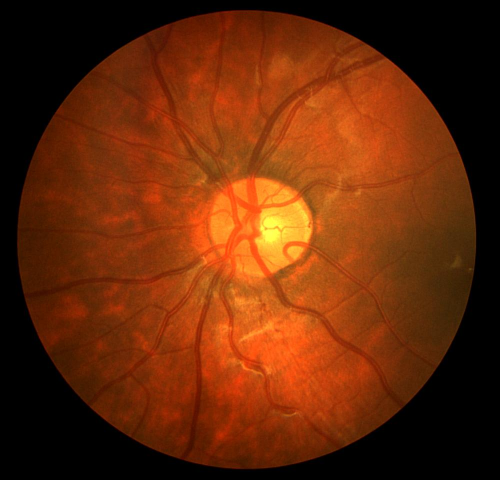
#> input picture Images/Image_01L.jpg, 999 x 960 px (shown at 1/2 size)
$ python filtr.py
#> lines starting #> are read from the running program, lines starting #| are printed output that depends on the picture; after the words box and inside, x2 and y2 are one past the last pixel; in counts of white or black regions, pixels touching at a corner belong together; long printed decimals are rounded
import cv2
import numpy as np
import matplotlib.pyplot as plt
from skimage.filters import frangi
from skimage.io import imread
from skimage import exposure
from sklearn.metrics import confusion_matrix, accuracy_score

# Definiowanie list do przechowywania wyników
accuracies = []
sensitivities = []
specificities = []

#for i in range(1,40):
    #for j in range(1,30):
# Wczytanie obrazu
image = imread('Images/Image_01L.jpg', as_gray=True)
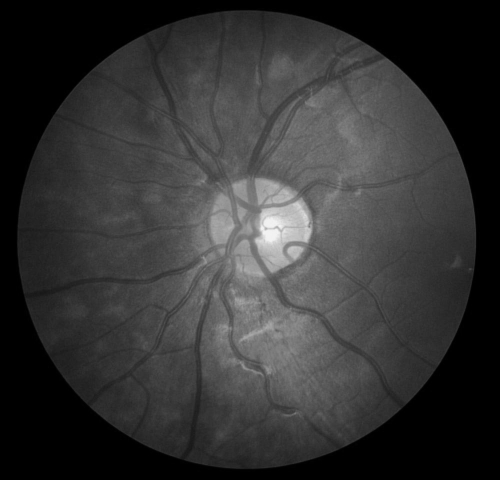
#> image: shape (960, 999) float64 (shown at 1/2 size); min 0, max 0.954, mean 0.203
reference_image = imread('Images/Image_01L_1stHO.png', as_gray=True)
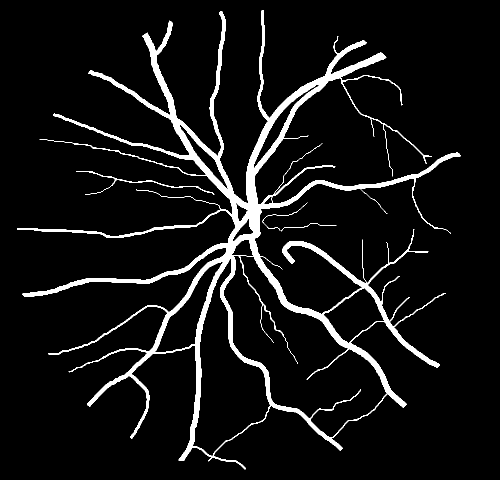
#> input picture Images/Image_01L_1stHO.png, 999 x 960 px (shown at 1/2 size)
#> reference_image: shape (960, 999) bool; 7% white; 4 white regions, box (x1, y1, x2, y2) and area: (34, 21, 922, 939) 65977, (153, 342, 429, 390) 648, (525, 405, 615, 462) 142, (562, 446, 673, 463) 118

# Rozmycie Gaussowskie
image = cv2.GaussianBlur(image, (5, 5), 0)

# Korekcja gamma
gamma_corrected = exposure.adjust_gamma(image, 3.9)
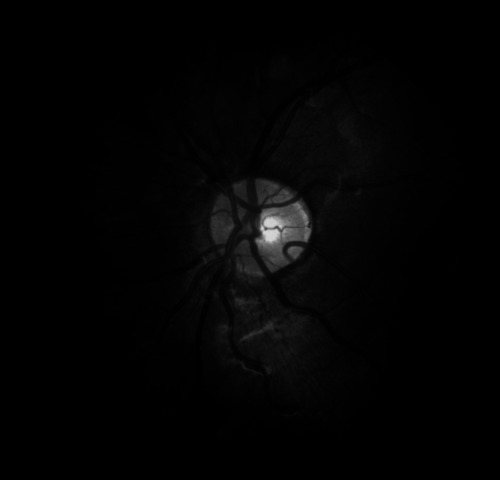
#> gamma_corrected: shape (960, 999) float64 (shown at 1/2 size); min 0, max 0.828, mean 0.0142

# Równoważenie histogramu
hist_equalized = exposure.equalize_hist(gamma_corrected)
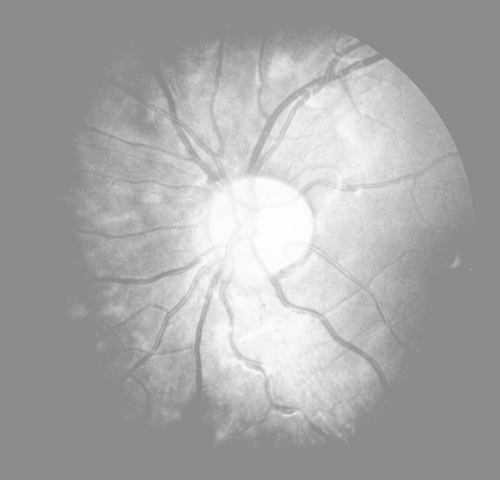
#> hist_equalized: shape (960, 999) float64 (shown at 1/2 size); min 0.549, max 1, mean 0.664

# Zastosowanie filtru Frangi’ego
filtered_image = frangi(hist_equalized)
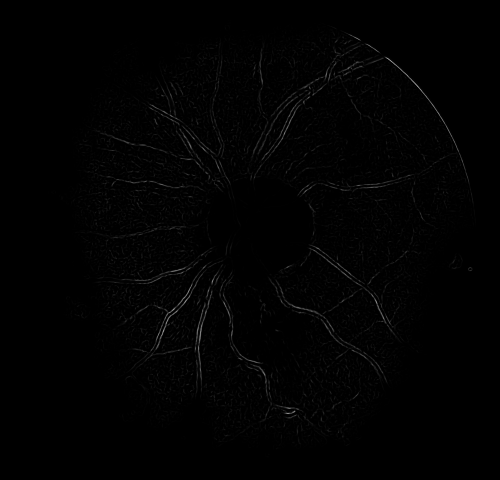
#> filtered_image: shape (960, 999) float64 (shown at 1/2 size); min 0, max 0.76, mean 0.00756

# Końcowa obróbka obrazu
kernel = np.ones((5,5),np.uint8)
opening = cv2.morphologyEx(filtered_image, cv2.MORPH_OPEN, kernel)
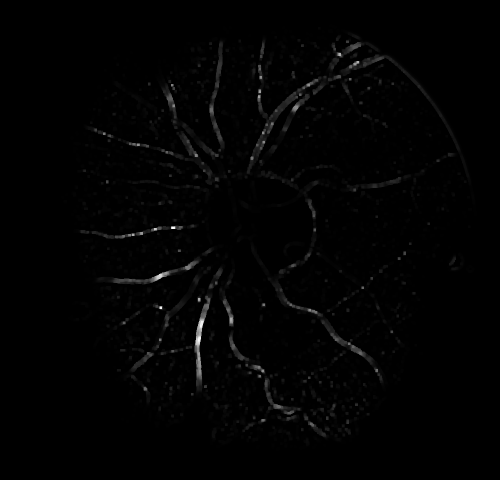
#> opening: shape (960, 999) float64 (shown at 1/2 size); min 0, max 0.0421, mean 0.000434; drawn with min black and max white
closing = cv2.morphologyEx(opening, cv2.MORPH_CLOSE, kernel)

threshold_value = 0.0015
_, binary_image = cv2.threshold(closing, threshold_value, 1, cv2.THRESH_BINARY)
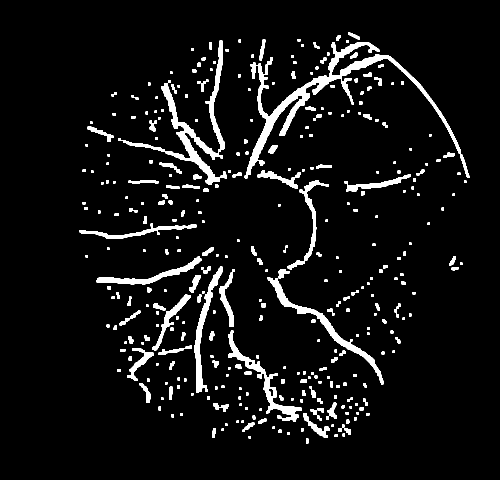
#> binary_image: shape (960, 999) float64 (shown at 1/2 size); values 0 (black) and 1 (white), 6.3% white; 340 white regions, largest, box (x1, y1, x2, y2) and area: (489, 84, 939, 357) 11725, (236, 81, 454, 370) 7100, (535, 554, 767, 769) 3622

tn, fp, fn, tp = confusion_matrix(reference_image.flatten(), binary_image.flatten()).ravel()
#> tn = 864138; fp = 28017; fn = 34866; tp = 32019

# Obliczanie miar
accuracy = accuracy_score(reference_image.flatten(), binary_image.flatten())
#> accuracy = 0.934
sensitivity = tp / (tp + fn)
#> sensitivity = 0.479
specificity = tn / (tn + fp)
#> specificity = 0.969

print(f"Accuracy: {accuracy}")
#| Accuracy: 0.9344
print(f"Sensitivity: {sensitivity}")
#| Sensitivity: 0.4787
print(f"Specificity: {specificity}")
#| Specificity: 0.9686
# Dodawanie wyników do list
accuracies.append(accuracy)
sensitivities.append(sensitivity)
specificities.append(specificity)
"""
# Tworznie wykresów
plt.figure(figsize=(12,8))

plt.plot(accuracies, label='Accuracy')
plt.plot(sensitivities, label='Sensitivity')
plt.plot(specificities, label='Specificity')

plt.legend(loc='lower right')
plt.title('Performance metrics over iterations')
plt.xlabel('Iteration')
plt.ylabel('Value')
plt.show()


        # Wyświetlenie oryginalnego obrazu i wyniku
        fig, ax = plt.subplots(3, 2, figsize=(15,22))

        ax[0,0].imshow(image, cmap=plt.cm.gray)
        ax[0,0].set_title('Oryginalny obraz')

        ax[0,1].imshow(gamma_corrected, cmap=plt.cm.gray)
        ax[0,1].set_title('Obraz po korekcji gamma')

        ax[1,0].imshow(hist_equalized, cmap=plt.cm.gray)
        ax[1,0].set_title('Obraz po równoważeniu histogramu')

        ax[1,1].imshow(filtered_image, cmap=plt.cm.gray)
        ax[1,1].set_title('Obraz po zastosowaniu filtru Frangi’ego')

        ax[2,0].imshow(closing, cmap=plt.cm.gray)
        ax[2,0].set_title('Obraz po operacji zamknięcia')
"""
plt.imshow(binary_image, cmap='gray')
plt.show()
